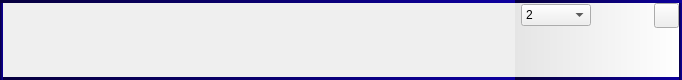
<?xml version="1.0" encoding="UTF-8"?>
<ui version="4.0">
 <class>RepeatWidget</class>
 <widget class="QWidget" name="RepeatWidget">
  <property name="geometry">
   <rect>
    <x>0</x>
    <y>0</y>
    <width>682</width>
    <height>80</height>
   </rect>
  </property>
  <property name="sizePolicy">
   <sizepolicy hsizetype="MinimumExpanding" vsizetype="MinimumExpanding">
    <horstretch>0</horstretch>
    <verstretch>0</verstretch>
   </sizepolicy>
  </property>
  <property name="minimumSize">
   <size>
    <width>0</width>
    <height>0</height>
   </size>
  </property>
  <property name="windowTitle">
   <string>Form</string>
  </property>
  <property name="windowOpacity">
   <double>1.000000000000000</double>
  </property>
  <property name="autoFillBackground">
   <bool>false</bool>
  </property>
  <property name="styleSheet">
   <string notr="true">
#frame_border_left {
 	border-left : 3px solid qlineargradient(spread:pad, x1:0, y1:0, x2:1, y2:0, stop:0 rgba(7,0,62,255), stop:1 rgba(13, 0, 158, 255));
	border-top: 3px solid qlineargradient(spread:pad, x1:0, y1:0, x2:1, y2:0, stop:0 rgba(7,0,62,255), stop:1 rgba(13, 0, 158, 255));
	border-bottom: 3px solid qlineargradient(spread:pad, x1:0, y1:0, x2:1, y2:0, stop:0 rgba(7,0,62,255), stop:1 rgba(13, 0, 158, 255));
	border-right : 0px;
}



#frame_border_right {
	border-left : 0px;
 	border-right : 3px solid qlineargradient(spread:pad, x1:0, y1:0, x2:1, y2:0, stop:0 rgba(7,0,62,255), stop:1 rgba(13, 0, 158, 255));
	border-top: 3px solid qlineargradient(spread:pad, x1:0, y1:0, x2:1, y2:0, stop:0 rgba(7,0,62,255), stop:1 rgba(13, 0, 158, 255));
	border-bottom: 3px solid qlineargradient(spread:pad, x1:0, y1:0, x2:1, y2:0, stop:0 rgba(7,0,62,255), stop:1 rgba(13, 0, 158, 255));
	
	background-color: qlineargradient(spread:pad, x1:0, y1:0, x2:1, y2:0, stop:0 rgba(229, 229, 229, 255), stop:1 rgba(255, 255, 255, 255));
}

QLabel#label_repeat{
	image: url(:/image/icon/repeat);
}


/*
QPushButton#pushButton_delete:hover{
	border:1px black;
*/

</string>
  </property>
  <layout class="QHBoxLayout" name="horizontalLayout">
   <property name="spacing">
    <number>0</number>
   </property>
   <property name="leftMargin">
    <number>0</number>
   </property>
   <property name="topMargin">
    <number>0</number>
   </property>
   <property name="rightMargin">
    <number>0</number>
   </property>
   <property name="bottomMargin">
    <number>0</number>
   </property>
   <item>
    <widget class="QWidget" name="widget_left" native="true">
     <layout class="QHBoxLayout" name="horizontalLayout_2">
      <property name="spacing">
       <number>0</number>
      </property>
      <property name="leftMargin">
       <number>0</number>
      </property>
      <property name="topMargin">
       <number>0</number>
      </property>
      <property name="rightMargin">
       <number>0</number>
      </property>
      <property name="bottomMargin">
       <number>0</number>
      </property>
      <item>
       <widget class="QFrame" name="frame_border_left">
        <property name="frameShape">
         <enum>QFrame::StyledPanel</enum>
        </property>
        <property name="frameShadow">
         <enum>QFrame::Raised</enum>
        </property>
        <property name="lineWidth">
         <number>0</number>
        </property>
        <layout class="QHBoxLayout" name="horizontalLayout_3">
         <property name="spacing">
          <number>0</number>
         </property>
         <property name="leftMargin">
          <number>0</number>
         </property>
         <property name="topMargin">
          <number>0</number>
         </property>
         <property name="rightMargin">
          <number>0</number>
         </property>
         <property name="bottomMargin">
          <number>0</number>
         </property>
         <item>
          <spacer name="horizontalSpacer">
           <property name="orientation">
            <enum>Qt::Horizontal</enum>
           </property>
           <property name="sizeHint" stdset="0">
            <size>
             <width>512</width>
             <height>20</height>
            </size>
           </property>
          </spacer>
         </item>
        </layout>
       </widget>
      </item>
     </layout>
    </widget>
   </item>
   <item>
    <widget class="QWidget" name="widget_right" native="true">
     <property name="sizePolicy">
      <sizepolicy hsizetype="Preferred" vsizetype="Preferred">
       <horstretch>0</horstretch>
       <verstretch>0</verstretch>
      </sizepolicy>
     </property>
     <property name="minimumSize">
      <size>
       <width>0</width>
       <height>0</height>
      </size>
     </property>
     <property name="maximumSize">
      <size>
       <width>16777215</width>
       <height>16777215</height>
      </size>
     </property>
     <layout class="QHBoxLayout" name="horizontalLayout_4">
      <property name="spacing">
       <number>0</number>
      </property>
      <property name="leftMargin">
       <number>0</number>
      </property>
      <property name="topMargin">
       <number>0</number>
      </property>
      <property name="rightMargin">
       <number>0</number>
      </property>
      <property name="bottomMargin">
       <number>0</number>
      </property>
      <item>
       <widget class="QFrame" name="frame_border_right">
        <property name="frameShape">
         <enum>QFrame::StyledPanel</enum>
        </property>
        <property name="frameShadow">
         <enum>QFrame::Raised</enum>
        </property>
        <property name="lineWidth">
         <number>0</number>
        </property>
        <layout class="QVBoxLayout" name="verticalLayout">
         <property name="spacing">
          <number>0</number>
         </property>
         <property name="leftMargin">
          <number>6</number>
         </property>
         <property name="topMargin">
          <number>0</number>
         </property>
         <property name="rightMargin">
          <number>0</number>
         </property>
         <property name="bottomMargin">
          <number>0</number>
         </property>
         <item>
          <layout class="QHBoxLayout" name="horizontalLayout_5">
           <property name="spacing">
            <number>0</number>
           </property>
           <item>
            <widget class="QComboBox" name="comboBox_repeat">
             <property name="sizePolicy">
              <sizepolicy hsizetype="Minimum" vsizetype="Fixed">
               <horstretch>0</horstretch>
               <verstretch>0</verstretch>
              </sizepolicy>
             </property>
             <property name="minimumSize">
              <size>
               <width>70</width>
               <height>0</height>
              </size>
             </property>
             <property name="maximumSize">
              <size>
               <width>70</width>
               <height>16777215</height>
              </size>
             </property>
             <item>
              <property name="text">
               <string>2</string>
              </property>
             </item>
             <item>
              <property name="text">
               <string>3</string>
              </property>
             </item>
             <item>
              <property name="text">
               <string>4</string>
              </property>
             </item>
             <item>
              <property name="text">
               <string>5</string>
              </property>
             </item>
             <item>
              <property name="text">
               <string>6</string>
              </property>
             </item>
             <item>
              <property name="text">
               <string>7</string>
              </property>
             </item>
             <item>
              <property name="text">
               <string>8</string>
              </property>
             </item>
             <item>
              <property name="text">
               <string>9</string>
              </property>
             </item>
             <item>
              <property name="text">
               <string>10</string>
              </property>
             </item>
             <item>
              <property name="text">
               <string>11</string>
              </property>
             </item>
             <item>
              <property name="text">
               <string>12</string>
              </property>
             </item>
             <item>
              <property name="text">
               <string>13</string>
              </property>
             </item>
             <item>
              <property name="text">
               <string>14</string>
              </property>
             </item>
             <item>
              <property name="text">
               <string>15</string>
              </property>
             </item>
             <item>
              <property name="text">
               <string>16</string>
              </property>
             </item>
             <item>
              <property name="text">
               <string>17</string>
              </property>
             </item>
             <item>
              <property name="text">
               <string>18</string>
              </property>
             </item>
             <item>
              <property name="text">
               <string>19</string>
              </property>
             </item>
             <item>
              <property name="text">
               <string>20</string>
              </property>
             </item>
            </widget>
           </item>
           <item>
            <spacer name="horizontalSpacer_2">
             <property name="orientation">
              <enum>Qt::Horizontal</enum>
             </property>
             <property name="sizeHint" stdset="0">
              <size>
               <width>40</width>
               <height>20</height>
              </size>
             </property>
            </spacer>
           </item>
           <item>
            <widget class="QPushButton" name="pushButton_delete">
             <property name="sizePolicy">
              <sizepolicy hsizetype="Minimum" vsizetype="Minimum">
               <horstretch>0</horstretch>
               <verstretch>0</verstretch>
              </sizepolicy>
             </property>
             <property name="minimumSize">
              <size>
               <width>25</width>
               <height>25</height>
              </size>
             </property>
             <property name="maximumSize">
              <size>
               <width>25</width>
               <height>25</height>
              </size>
             </property>
             <property name="cursor">
              <cursorShape>PointingHandCursor</cursorShape>
             </property>
             <property name="text">
              <string/>
             </property>
             <property name="icon">
              <iconset resource="../MyResources.qrc">
               <normaloff>:/image/icon/delete</normaloff>:/image/icon/delete</iconset>
             </property>
            </widget>
           </item>
          </layout>
         </item>
         <item>
          <spacer name="verticalSpacer">
           <property name="orientation">
            <enum>Qt::Vertical</enum>
           </property>
           <property name="sizeHint" stdset="0">
            <size>
             <width>20</width>
             <height>40</height>
            </size>
           </property>
          </spacer>
         </item>
        </layout>
       </widget>
      </item>
     </layout>
    </widget>
   </item>
  </layout>
 </widget>
 <resources>
  <include location="../MyResources.qrc"/>
 </resources>
 <connections/>
</ui>
